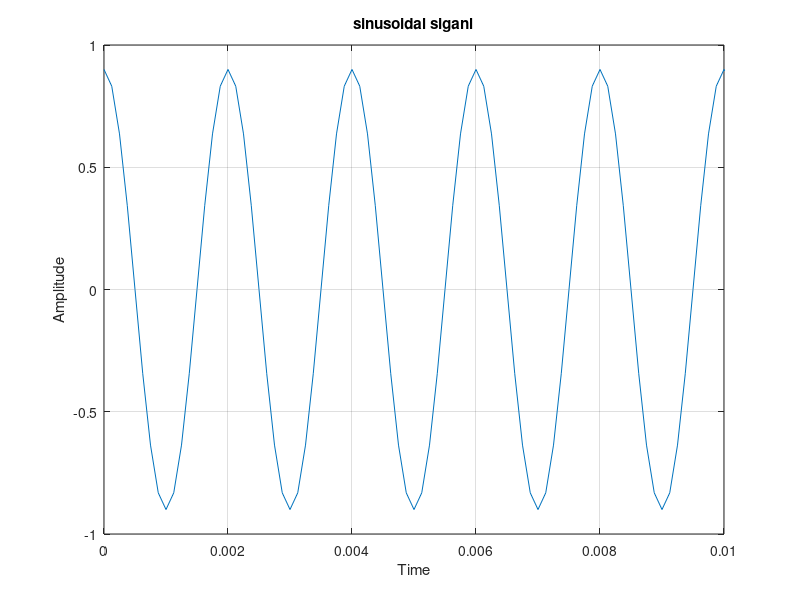

Source code (MATLAB):
%generate sinosoidal signal
%x=A cos (2 pi fm t)
fs=8000;
time=1;
t=0:(1/fs):time;
fm=500;
A=0.9;
x=A*cos(2*pi*fm*t);
sound(x,fs)

figure()
plot(t,x)
xlabel('Time');
ylabel('Amplitude');
title('sinusoidal siganl')
%plot(t(1:100),x(1:100));grid;
xlim([0 0.01]), grid